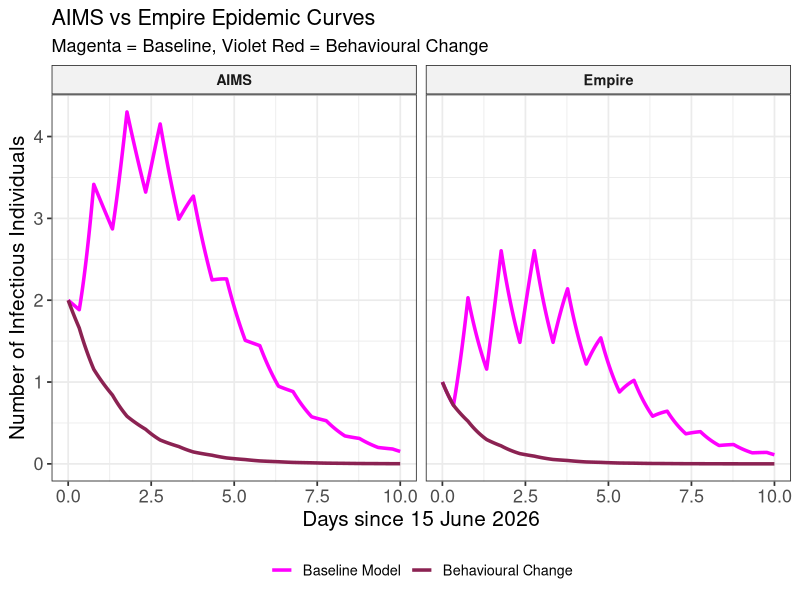

Generate this figure with R:
# Date    : 24 July 2026
# Authors : Vix Pretorius, edited from Deterministic ODE code code
# Purpose : Deterministic Interactive SIR model — two sub-populations (AIMS & Empire)
#           with time-varying (daytime / nighttime) betas, modelling intervention of a behavioural change on the infectious curve

# ---------------------------------------------------------------------------
# Model Description
# ---------------------------------------------------------------------------
# Two sub-populations sharing AIMS during the day:
#   Population A — residents of AIMS     (N_A = 25)
#   Population E — residents of Empire   (N_E = 17)
#
# Compartments: SA, SE, IA, IE, RA, RE
#
# Force of infection mirrors the ODE exactly:
#   DAYTIME   (day_fraction in [0.3328, 0.77071]):
#     inf_mix  = betaMix  * (IA + IE) / N0   <- shared AIMS mixing
#     inf_NA   = 0                             <- no AIMS-only night contact
#     inf_NE   = 0                             <- no Empire-only night contact
#
#   NIGHTTIME (all other hours):
#     inf_mix  = 0
#     inf_NA   = betaNightA * IA / N_A        <- AIMS residents only
#     inf_NE   = betaNightE * IE / N_E        <- Empire residents only
#
# Transitions and rates (exactly matching ODE derivatives):
#   Event               Change                  Rate
#   Infect SA (day)     SA -> IA                (inf_mix) * SA
#   Infect SA (night)   SA -> IA                (inf_NA)  * SA
#   Infect SE (day)     SE -> IE                (inf_mix) * SE
#   Infect SE (night)   SE -> IE                (inf_NE)  * SE
#   Recover IA          IA -> RA                gammaA * IA
#   Recover IE          IE -> RE                gammaE * IE

library(deSolve)
library(ggplot2)
library(ellipse)
library(tidyr)
library(chron)

data <- read.csv("MMF-Final+Locations+Doctors.csv", stringsAsFactors = FALSE)


data$Date     <- as.Date(data$Date, format = "%d/%m/%Y")
data$DateTime <- as.POSIXct(paste(data$Date, data$Time),
                            format = "%Y-%m-%d %H:%M:%S")
data$Day      <- as.numeric(data$Date - min(data$Date))

# Location == 1 → IE (Empire), Location == 0 → IA (AIMS)
data$Status <- ifelse(data$Location == 1, "IE", "IA")

betaMixpost <- 3.1
betaNightEpost <- 0
betaNightApost <-0.9

index_cases <- data[data$Infected.by == "Started", ]
I0_IE <- sum(data$Location == 1 & data$Infected.by == "Started") 
I0_IA <- sum(data$Location == 0 & data$Infected.by == "Started")
#I0_IA <- sum(as.integer(index_case$Location == 0))
N0  <- 42
N_A <- 25 
N_E <- 17
S0_E <- N_E - I0_IE
S0_A <- N_A - I0_IA

pop.ssiirr <- c(
  SE  = S0_E,
  SA = S0_A,
  IA = I0_IA,
  IE = I0_IE,
  RA  = 0,
  RE = 0
)

cat("\nInitial conditions:\n")
print(pop.ssiirr)

# Update your values vector to include all constants needed by the function
values <- c(
  gammaA          = 1,
  gammaE          = 1,
  N0              = 42,
  N_A             = 25,
  N_E             = 17,
  betaMixpost    = betaMixpost,
  betaNightApost = betaNightApost,
  betaNightEpost = betaNightEpost
)

ssiirr_new <- function(t, y, parms) {
  with(as.list(c(y, parms)), {
    
    # Time-of-day logic
    day_fraction <- t %% 1
    is_daytime   <- (day_fraction >= 0.3328) & (day_fraction <= 0.77071)
    
    p_day   <- 0.85
    p_night <- 0.30
    
    # Calculate transmission reduction factors based on the joint probabilities
    factor_day   <- 0.03*p_day^2   + 0.21*p_day*(1-p_day)     + (1-p_day)^2
    factor_night <- 0.03*p_night^2 + 0.21*p_night*(1-p_night) + (1-p_night)^2
   
    # Apply factors to your transmission coefficients
    beta_M  <- ifelse(is_daytime, betaMixpost * factor_day, 0)
    beta_NA <- ifelse(is_daytime, 0, betaNightApost * factor_night)
    beta_NE <- ifelse(is_daytime, 0, betaNightEpost * factor_night)
    # Force of infection (per house)
    inf_mix <- beta_M * (IA + IE) / N0
    inf_NA   <- beta_NA * IA / N_A
    inf_NE   <- beta_NE * IE / N_E
    
    # Derivatives
    dSAdt <- -(inf_mix + inf_NA) * SA
    dSEdt <- -(inf_mix + inf_NE) * SE
    
    dIAdt <- (inf_mix + inf_NA) * SA - gammaA * IA
    dIEdt <- (inf_mix + inf_NE) * SE - gammaE * IE
    
    dRAdt <- gammaA * IA 
    dREdt <- gammaE * IE 
    
    # CRITICAL FIX: The order here now perfectly matches pop.ssiirr
    # SE, SA, IA, IE, RA, RE
    return(list(c(dSEdt, dSAdt, dIAdt, dIEdt, dRAdt, dREdt)))
  })
}

# 3. Run the model
time.out <- seq(0, 10, by = 0.02083)

ts.ssiirr_new <- data.frame(lsoda(
  y     = pop.ssiirr,
  times = time.out,
  func  = ssiirr_new,
  parms = values
))

ssiirr_base <- function(t, y, parms) {
  with(as.list(c(y, parms)), {
    
    # Time-of-day logic
    day_fraction <- t %% 1
    is_daytime   <- (day_fraction >= 0.3328) & (day_fraction <= 0.77071)
    
    # Dynamic betas
    beta_M  <- ifelse(is_daytime, betaMixpost, 0)
    beta_NA <- ifelse(is_daytime, 0, betaNightApost)
    beta_NE <- ifelse(is_daytime, 0, betaNightEpost)
    
    # Force of infection (per house)
    inf_mix <- beta_M * (IA + IE) / N0
    inf_NA   <- beta_NA * IA / N_A
    inf_NE   <- beta_NE * IE / N_E
    
    # Derivatives
    dSAdt <- -(inf_mix + inf_NA) * SA
    dSEdt <- -(inf_mix + inf_NE) * SE
    
    dIAdt <- (inf_mix + inf_NA) * SA - gammaA * IA
    dIEdt <- (inf_mix + inf_NE) * SE - gammaE * IE
    
    dRAdt <- gammaA * IA 
    dREdt <- gammaE * IE 
    
    return(list(c(dSEdt, dSAdt, dIAdt, dIEdt, dRAdt, dREdt)))
  })
}

# 3. Run the model
time.out <- seq(0, 10, by = 0.02083)

ts.ssiirr_base <- data.frame(lsoda(
  y     = pop.ssiirr,
  times = time.out,
  func  = ssiirr_base,
  parms = values
))




# ==============================================================================
# Side-by-Side Model Comparison: IA and IE trajectories (Color-Coded by Model)
# ==============================================================================

# Add scenario identifiers to each model output
ts.ssiirr_base$Scenario <- "Baseline Model"
ts.ssiirr_new$Scenario  <- "Behavioural Change"

# Combine the datasets
ts_combined <- rbind(ts.ssiirr_base, ts.ssiirr_new)

# Pivot long selecting only IA and IE compartments
ts_infectious_long <- pivot_longer(
  ts_combined,
  cols      = c("IA", "IE"),
  names_to  = "Compartment",
  values_to = "Count"
)

# Create clean display labels for the side-by-side facet panels
facet_labels <- c(
  IA = "AIMS",
  IE = "Empire"
)

# Color mapping: Base model is magenta, New model is black
model_colours <- c(
  "Baseline Model"     = "magenta", 
  "Behavioural Change" = "violetred4"
)

plotInter <- ggplot(ts_infectious_long, aes(x = time, y = Count, colour = Scenario)) +
  geom_line(linewidth = 1.2, linetype = "solid") + # Forces all lines to be solid
  # Facet side-by-side by compartment (IA next to IE)
  facet_wrap(~ Compartment, labeller = as_labeller(facet_labels)) +
  scale_colour_manual(values = model_colours) +
  xlab("Days since 15 June 2026") +
  ylab("Number of Infectious Individuals") +
  ggtitle("AIMS vs Empire Epidemic Curves",
          subtitle = "Magenta = Baseline, Violet Red = Behavioural Change") +
  theme_bw(base_size = 13) +
  theme(
    legend.position = "bottom",
    legend.title    = element_blank(),
    strip.background = element_rect(fill = "grey95"),
    strip.text       = element_text(face = "bold"),
    axis.title = element_text(size = 15), 
    axis.text = element_text(size = 13))
ggsave("Intervention Plot - Behavioural Change.png", plotInter, width = 8, height = 6, dpi = 300)
